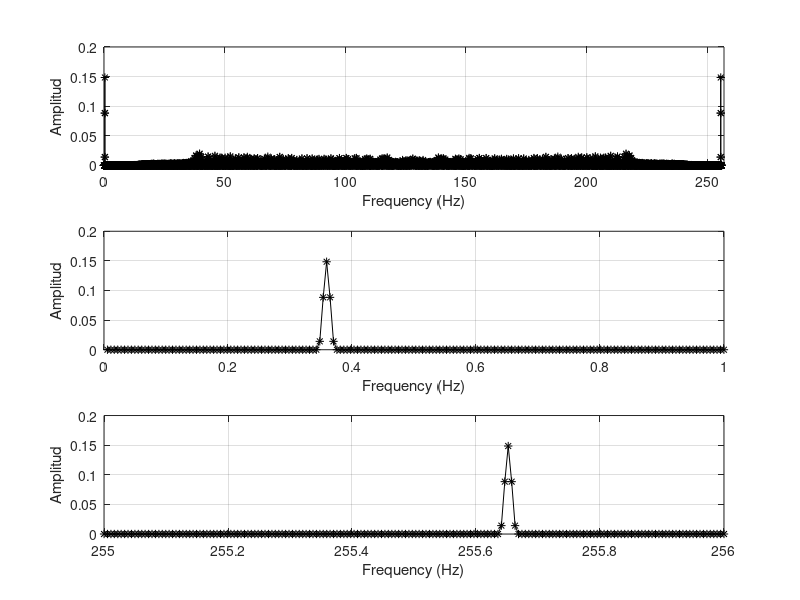
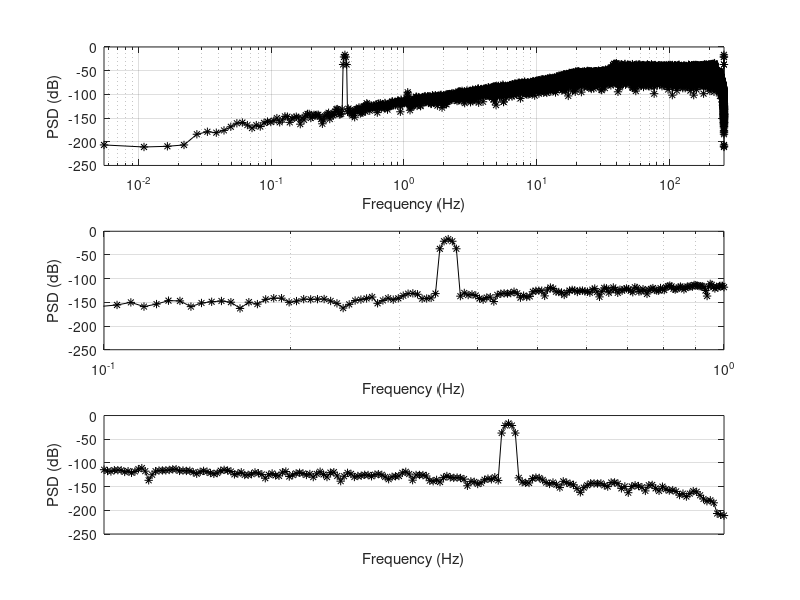

MATLAB code for these plots, in order:
%Modelo de primer orden
close all;
clear all;
%Frecuecia de muestreo:
Fs=256;
%Numero de ciclos:
N=64;
%Frecuencia de entrada:
Fin=1/(2*sqrt(2));
%Periodo:
T=1/Fin
%Ancho de Banda:
BW=1
%Frecuencia de Nyquist:
Fn=BW*2
%Factor de sobre muestreo:
OSR=Fs/Fn %OSR = 128
%Ganancia
K = 0.5

% Tiempo de simulacion:
t=[0:1/Fs:T*N];

% Establecemos las variables como vectores con todos los elementos inicializados en 0
for i=1:length(t)
    %Variable para primera etapa de integracion
    y1(i)=0;
    %Senal de cuantificador puede ser  1,0,-1
    Q(i)=0;
    %Variable para representar resta entre senal de entrada y salida de cuantificador
    r1(i)=0;
    %variable r1 multiplicada por el factor "k"
    r1_k(i)=0;
    %variable S para representar la senal de entrada
    S(i)=0;
    %Variable para representar la resta entre la salida del integrador 1 y la salida del cuantificador
    r2(i)=0;
    %variable r2 multiplicada por el factor "k"
    r2_k(i)=0;
    %Variable para integracion de 2 orden
    y2(i)=0;
endfor

for i=2:length(t)
    %Senal de entrada:
    S(i-1)=(1/sqrt(2)).*sin(2.*pi.*Fin.*t(i-1));
    %Restas
    r1(i-1)=S(i-1)-Q(i-1);
    r1_k(i-1)=K*r1(i-1);
    %Integrador:
    y1(i)=y1(i-1)+r1_k(i-1);
    %Resta 2 orden
    r2(i-1)=y1(i-1) - Q(i-1);
    r2_k(i-1) = K*r2(i-1);
    %Integrador 2orden
    y2(i)=y2(i-1)+r2_k(i-1);
    %Comparador
    Q(i)=sign(y2(i));
endfor

#Codigo para pinta en un grafica la senal de entrada S y la senal de cuantificacion Q
%figure(3);
%set(gca, "fontsize", 16, "fontweight", "bold");
%hold on;
%plot(t,Q,"b", 'LineWidth',1);
%plot(t,S,"r", 'LineWidth',2);
%plot(t,y,"m");
%plot(t,r,"g");

##    ESPECTRO

L=length(t);
%Ventana de blackman de longitud L
W=blackman(L);
W=W';
Ho=W.*Q;

#Transformada rapida de fourier de Ho, magnitud y magnitud en dB
complexo=fft(Ho);
mago=abs(complexo)./L;
magodB=20.*log10(mago);

##%Vector para graficar en frecuencia, figura, y graficar en dB en base a x (x = frecuencia)
x=[Fs/L:Fs/L:Fs];

#Figura 1 depsliega la frecuencia contra la amplitud de la senal mago = abs(complexo)./L
#la primera parte en el rango de 0 a 257 herts (veremos dos picos en los extremos de la grafica)
#la segunda y tercer sub grafica hace el plot de la magnitud
#en rangos de 1 hert, con el objetivo de poder observar la magnitud de los 5 bines mas claramente
figure(1);
subplot(3,1,1)
plot(x,mago,'-*k');
%set(gca, "fontsize", 16, "fontweight", "bold");
xlim([0 257]);
grid on;
xlabel("Frequency (Hz)");
ylabel("Amplitud");

subplot(3,1,2);
plot(x,mago,'-*k');
grid on;
xlim([0 10^0]);
xlabel("Frequency (Hz)");
ylabel("Amplitud");

subplot(3,1,3);
plot(x,mago,'-*k');
grid on;
xlim([255 256]);
xlabel("Frequency (Hz)");
ylabel("Amplitud");

#Figura 2
#En esta figura la frecuencia va en escala logaritmica
% y la potencia se expresa en decibeles
figure(2);
subplot(3,1,1)
semilogx(x,magodB,'-*k');
xlim([Fs/L  Fs]);
grid on;
xlabel("Frequency (Hz)");
ylabel("PSD (dB)");

subplot(3,1,2)
semilogx(x,magodB,'-*k');
xlim([0.1 1]);
grid on;
xlabel("Frequency (Hz)");
ylabel("PSD (dB)");

subplot(3,1,3)
semilogx(x,magodB,'-*k');
xlim([255 256]);
grid on;
xlabel("Frequency (Hz)");
ylabel("PSD (dB)");

%Calculo de la SNR usando la formula para senales sobremuestreadas
%SNR_teorica ~= 10*log10((15 * OSR^5) / (2*pi^4))
SNR_teorica = 10*log10((15 * OSR^5) / (2*pi^4));
disp(['SNR teorica: ', num2str(SNR_teorica), ' dB']);

% También podemos calcular la SNR "empíricamente" desde el espectro
% Encontrar el bin de la frecuencia de entrada
[~, fin_idx] = min(abs(x - Fin));
fin_idx = fin_idx + 1;

#Con la siguiente linea comprobamos que la suma de los 5 elementos centrales nos da un aproximado de
# 0.3536 que es aprox la amplitud de la senal de entrada
Amp_fin_idx = mago(fin_idx - 2) + mago(fin_idx - 1) + mago(fin_idx) + mago(fin_idx + 1) +  mago(fin_idx + 2)

#Signal power - Potencia de la senal
signal_power = mago(fin_idx - 2)^2 + mago(fin_idx - 1)^2 + mago(fin_idx)^2 + mago(fin_idx + 1)^2 + mago(fin_idx + 2)^2;

% Estimar el ruido en la banda de interés (excluyendo la señal)
noise_bins = [1:fin_idx-3, fin_idx+3:128];
noise_power = sum(mago(noise_bins).^2);

% Calcular SNR empírica
SNR_empirica = 10*log10(signal_power/noise_power);
disp(['SNR empírica: ', num2str(SNR_empirica), ' dB']);

